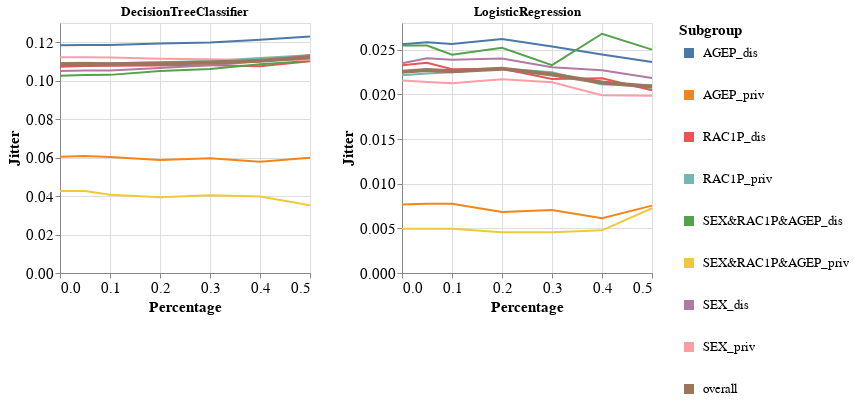

Notebook source saved alongside this figure:
### Markdown cell above
### Specific subgroup metric per dataset and multiple models

### Code cell
visualizer.create_subgroups_grid_pct_lines_per_model_plot(subgroup_metric='Jitter',
                                                          target_preprocessing_technique=PREPROCESSING_TECHNIQUES[1],
                                                          model_names=MODEL_NAMES)

### Figure 1 — Vega-Lite specification as saved in the notebook (floating-point values rounded to 4 significant figures)
{"config": {"view": {"continuousWidth": 400, "continuousHeight": 300}, "axis": {"labelFontSize": 15, "titleFontSize": 15}, "legend": {"labelFontSize": 13, "symbolStrokeWidth": 10, "titleFontSize": 15}}, "vconcat": [{"hconcat": [{"mark": "line", "encoding": {"color": {"field": "Subgroup", "type": "nominal"}, "strokeWidth": {"condition": {"value": 4, "test": "datum.Subgroup == 'overall'"}, "value": 2}, "x": {"field": "Percentage", "type": "quantitative"}, "y": {"field": "Metric_Value", "title": "Jitter", "type": "quantitative"}}, "height": 250, "title": "DecisionTreeClassifier", "width": 250}, {"data": {"name": "data-dc5a88b12f81e17f223bc9a10eed566d"}, "mark": "line", "encoding": {"color": {"field": "Subgroup", "type": "nominal"}, "strokeWidth": {"condition": {"value": 4, "test": "datum.Subgroup == 'overall'"}, "value": 2}, "x": {"field": "Percentage", "type": "quantitative"}, "y": {"field": "Metric_Value", "title": "Jitter", "type": "quantitative"}}, "height": 250, "title": "LogisticRegression", "width": 250}]}], "data": {"name": "data-1996077b29dab19c8a82fb0879a4dcf4"}, "$schema": "https://vega.github.io/schema/vega-lite/v4.17.0.json", "datasets": {"data-1996077b29dab19c8a82fb0879a4dcf4": [{"Model_Name": "DecisionTreeClassifier", "Test_Set_Index": 0.0, "Metric": "Jitter", "Subgroup": "AGEP_dis", "Num_Estimators": 10.0, "Metric_Value": 0.1184, "Percentage": 0.0}, {"Model_Name": "DecisionTreeClassifier", "Test_Set_Index": 0.0, "Metric": "Jitter", "Subgroup": "AGEP_priv", "Num_Estimators": 10.0, "Metric_Value": 0.06042, "Percentage": 0.0}, {"Model_Name": "DecisionTreeClassifier", "Test_Set_Index": 0.0, "Metric": "Jitter", "Subgroup": "RAC1P_dis", "Num_Estimators": 10.0, "Metric_Value": 0.1072, "Percentage": 0.0}, {"Model_Name": "DecisionTreeClassifier", "Test_Set_Index": 0.0, "Metric": "Jitter", "Subgroup": "RAC1P_priv", "Num_Estimators": 10.0, "Metric_Value": 0.1092, "Percentage": 0.0}, {"Model_Name": "DecisionTreeClassifier", "Test_Set_Index": 0.0, "Metric": "Jitter", "Subgroup": "SEX&RAC1P&AGEP_dis", "Num_Estimators": 10.0, "Metric_Value": 0.1026, "Percentage": 0.0}, {"Model_Name": "DecisionTreeClassifier", "Test_Set_Index": 0.0, "Metric": "Jitter", "Subgroup": "SEX&RAC1P&AGEP_priv", "Num_Estimators": 10.0, "Metric_Value": 0.04268, "Percentage": 0.0}, {"Model_Name": "DecisionTreeClassifier", "Test_Set_Index": 0.0, "Metric": "Jitter", "Subgroup": "SEX_dis", "Num_Estimators": 10.0, "Metric_Value": 0.105, "Percentage": 0.0}, {"Model_Name": "DecisionTreeClassifier", "Test_Set_Index": 0.0, "Metric": "Jitter", "Subgroup": "SEX_priv", "Num_Estimators": 10.0, "Metric_Value": 0.1121, "Percentage": 0.0}, {"Model_Name": "DecisionTreeClassifier", "Test_Set_Index": 0.0, "Metric": "Jitter", "Subgroup": "overall", "Num_Estimators": 10.0, "Metric_Value": 0.1085, "Percentage": 0.0}, {"Model_Name": "DecisionTreeClassifier", "Test_Set_Index": 1.0, "Metric": "Jitter", "Subgroup": "AGEP_dis", "Num_Estimators": 10.0, "Metric_Value": 0.1186, "Percentage": 0.05}, {"Model_Name": "DecisionTreeClassifier", "Test_Set_Index": 1.0, "Metric": "Jitter", "Subgroup": "AGEP_priv", "Num_Estimators": 10.0, "Metric_Value": 0.0609, "Percentage": 0.05}, {"Model_Name": "DecisionTreeClassifier", "Test_Set_Index": 1.0, "Metric": "Jitter", "Subgroup": "RAC1P_dis", "Num_Estimators": 10.0, "Metric_Value": 0.1076, "Percentage": 0.05}, {"Model_Name": "DecisionTreeClassifier", "Test_Set_Index": 1.0, "Metric": "Jitter", "Subgroup": "RAC1P_priv", "Num_Estimators": 10.0, "Metric_Value": 0.1093, "Percentage": 0.05}, {"Model_Name": "DecisionTreeClassifier", "Test_Set_Index": 1.0, "Metric": "Jitter", "Subgroup": "SEX&RAC1P&AGEP_dis", "Num_Estimators": 10.0, "Metric_Value": 0.103, "Percentage": 0.05}, {"Model_Name": "DecisionTreeClassifier", "Test_Set_Index": 1.0, "Metric": "Jitter", "Subgroup": "SEX&RAC1P&AGEP_priv", "Num_Estimators": 10.0, "Metric_Value": 0.04268, "Percentage": 0.05}, {"Model_Name": "DecisionTreeClassifier", "Test_Set_Index": 1.0, "Metric": "Jitter", "Subgroup": "SEX_dis", "Num_Estimators": 10.0, "Metric_Value": 0.1053, "Percentage": 0.05}, {"Model_Name": "DecisionTreeClassifier", "Test_Set_Index": 1.0, "Metric": "Jitter", "Subgroup": "SEX_priv", "Num_Estimators": 10.0, "Metric_Value": 0.1123, "Percentage": 0.05}, {"Model_Name": "DecisionTreeClassifier", "Test_Set_Index": 1.0, "Metric": "Jitter", "Subgroup": "overall", "Num_Estimators": 10.0, "Metric_Value": 0.1087, "Percentage": 0.05}, {"Model_Name": "DecisionTreeClassifier", "Test_Set_Index": 2.0, "Metric": "Jitter", "Subgroup": "AGEP_dis", "Num_Estimators": 10.0, "Metric_Value": 0.1186, "Percentage": 0.1}, {"Model_Name": "DecisionTreeClassifier", "Test_Set_Index": 2.0, "Metric": "Jitter", "Subgroup": "AGEP_priv", "Num_Estimators": 10.0, "Metric_Value": 0.06027, "Percentage": 0.1}, {"Model_Name": "DecisionTreeClassifier", "Test_Set_Index": 2.0, "Metric": "Jitter", "Subgroup": "RAC1P_dis", "Num_Estimators": 10.0, "Metric_Value": 0.1077, "Percentage": 0.1}, {"Model_Name": "DecisionTreeClassifier", "Test_Set_Index": 2.0, "Metric": "Jitter", "Subgroup": "RAC1P_priv", "Num_Estimators": 10.0, "Metric_Value": 0.109, "Percentage": 0.1}, {"Model_Name": "DecisionTreeClassifier", "Test_Set_Index": 2.0, "Metric": "Jitter", "Subgroup": "SEX&RAC1P&AGEP_dis", "Num_Estimators": 10.0, "Metric_Value": 0.103, "Percentage": 0.1}, {"Model_Name": "DecisionTreeClassifier", "Test_Set_Index": 2.0, "Metric": "Jitter", "Subgroup": "SEX&RAC1P&AGEP_priv", "Num_Estimators": 10.0, "Metric_Value": 0.04067, "Percentage": 0.1}, {"Model_Name": "DecisionTreeClassifier", "Test_Set_Index": 2.0, "Metric": "Jitter", "Subgroup": "SEX_dis", "Num_Estimators": 10.0, "Metric_Value": 0.1053, "Percentage": 0.1}, {"Model_Name": "DecisionTreeClassifier", "Test_Set_Index": 2.0, "Metric": "Jitter", "Subgroup": "SEX_priv", "Num_Estimators": 10.0, "Metric_Value": 0.112, "Percentage": 0.1}, {"Model_Name": "DecisionTreeClassifier", "Test_Set_Index": 2.0, "Metric": "Jitter", "Subgroup": "overall", "Num_Estimators": 10.0, "Metric_Value": 0.1086, "Percentage": 0.1}, {"Model_Name": "DecisionTreeClassifier", "Test_Set_Index": 3.0, "Metric": "Jitter", "Subgroup": "AGEP_dis", "Num_Estimators": 10.0, "Metric_Value": 0.1194, "Percentage": 0.2}, {"Model_Name": "DecisionTreeClassifier", "Test_Set_Index": 3.0, "Metric": "Jitter", "Subgroup": "AGEP_priv", "Num_Estimators": 10.0, "Metric_Value": 0.05882, "Percentage": 0.2}, {"Model_Name": "DecisionTreeClassifier", "Test_Set_Index": 3.0, "Metric": "Jitter", "Subgroup": "RAC1P_dis", "Num_Estimators": 10.0, "Metric_Value": 0.1079, "Percentage": 0.2}, {"Model_Name": "DecisionTreeClassifier", "Test_Set_Index": 3.0, "Metric": "Jitter", "Subgroup": "RAC1P_priv", "Num_Estimators": 10.0, "Metric_Value": 0.1095, "Percentage": 0.2}, {"Model_Name": "DecisionTreeClassifier", "Test_Set_Index": 3.0, "Metric": "Jitter", "Subgroup": "SEX&RAC1P&AGEP_dis", "Num_Estimators": 10.0, "Metric_Value": 0.1051, "Percentage": 0.2}, {"Model_Name": "DecisionTreeClassifier", "Test_Set_Index": 3.0, "Metric": "Jitter", "Subgroup": "SEX&RAC1P&AGEP_priv", "Num_Estimators": 10.0, "Metric_Value": 0.03941, "Percentage": 0.2}, {"Model_Name": "DecisionTreeClassifier", "Test_Set_Index": 3.0, "Metric": "Jitter", "Subgroup": "SEX_dis", "Num_Estimators": 10.0, "Metric_Value": 0.1067, "Percentage": 0.2}, {"Model_Name": "DecisionTreeClassifier", "Test_Set_Index": 3.0, "Metric": "Jitter", "Subgroup": "SEX_priv", "Num_Estimators": 10.0, "Metric_Value": 0.1114, "Percentage": 0.2}, {"Model_Name": "DecisionTreeClassifier", "Test_Set_Index": 3.0, "Metric": "Jitter", "Subgroup": "overall", "Num_Estimators": 10.0, "Metric_Value": 0.109, "Percentage": 0.2}, {"Model_Name": "DecisionTreeClassifier", "Test_Set_Index": 4.0, "Metric": "Jitter", "Subgroup": "AGEP_dis", "Num_Estimators": 10.0, "Metric_Value": 0.1198, "Percentage": 0.3}, {"Model_Name": "DecisionTreeClassifier", "Test_Set_Index": 4.0, "Metric": "Jitter", "Subgroup": "AGEP_priv", "Num_Estimators": 10.0, "Metric_Value": 0.05967, "Percentage": 0.3}, {"Model_Name": "DecisionTreeClassifier", "Test_Set_Index": 4.0, "Metric": "Jitter", "Subgroup": "RAC1P_dis", "Num_Estimators": 10.0, "Metric_Value": 0.108, "Percentage": 0.3}, {"Model_Name": "DecisionTreeClassifier", "Test_Set_Index": 4.0, "Metric": "Jitter", "Subgroup": "RAC1P_priv", "Num_Estimators": 10.0, "Metric_Value": 0.1103, "Percentage": 0.3}, {"Model_Name": "DecisionTreeClassifier", "Test_Set_Index": 4.0, "Metric": "Jitter", "Subgroup": "SEX&RAC1P&AGEP_dis", "Num_Estimators": 10.0, "Metric_Value": 0.1061, "Percentage": 0.3}, {"Model_Name": "DecisionTreeClassifier", "Test_Set_Index": 4.0, "Metric": "Jitter", "Subgroup": "SEX&RAC1P&AGEP_priv", "Num_Estimators": 10.0, "Metric_Value": 0.04042, "Percentage": 0.3}, {"Model_Name": "DecisionTreeClassifier", "Test_Set_Index": 4.0, "Metric": "Jitter", "Subgroup": "SEX_dis", "Num_Estimators": 10.0, "Metric_Value": 0.108, "Percentage": 0.3}, {"Model_Name": "DecisionTreeClassifier", "Test_Set_Index": 4.0, "Metric": "Jitter", "Subgroup": "SEX_priv", "Num_Estimators": 10.0, "Metric_Value": 0.1111, "Percentage": 0.3}, {"Model_Name": "DecisionTreeClassifier", "Test_Set_Index": 4.0, "Metric": "Jitter", "Subgroup": "overall", "Num_Estimators": 10.0, "Metric_Value": 0.1095, "Percentage": 0.3}, {"Model_Name": "DecisionTreeClassifier", "Test_Set_Index": 5.0, "Metric": "Jitter", "Subgroup": "AGEP_dis", "Num_Estimators": 10.0, "Metric_Value": 0.1212, "Percentage": 0.4}, {"Model_Name": "DecisionTreeClassifier", "Test_Set_Index": 5.0, "Metric": "Jitter", "Subgroup": "AGEP_priv", "Num_Estimators": 10.0, "Metric_Value": 0.05782, "Percentage": 0.4}, {"Model_Name": "DecisionTreeClassifier", "Test_Set_Index": 5.0, "Metric": "Jitter", "Subgroup": "RAC1P_dis", "Num_Estimators": 10.0, "Metric_Value": 0.1076, "Percentage": 0.4}, {"Model_Name": "DecisionTreeClassifier", "Test_Set_Index": 5.0, "Metric": "Jitter", "Subgroup": "RAC1P_priv", "Num_Estimators": 10.0, "Metric_Value": 0.1118, "Percentage": 0.4}, {"Model_Name": "DecisionTreeClassifier", "Test_Set_Index": 5.0, "Metric": "Jitter", "Subgroup": "SEX&RAC1P&AGEP_dis", "Num_Estimators": 10.0, "Metric_Value": 0.1086, "Percentage": 0.4}, {"Model_Name": "DecisionTreeClassifier", "Test_Set_Index": 5.0, "Metric": "Jitter", "Subgroup": "SEX&RAC1P&AGEP_priv", "Num_Estimators": 10.0, "Metric_Value": 0.03979, "Percentage": 0.4}, {"Model_Name": "DecisionTreeClassifier", "Test_Set_Index": 5.0, "Metric": "Jitter", "Subgroup": "SEX_dis", "Num_Estimators": 10.0, "Metric_Value": 0.1101, "Percentage": 0.4}, {"Model_Name": "DecisionTreeClassifier", "Test_Set_Index": 5.0, "Metric": "Jitter", "Subgroup": "SEX_priv", "Num_Estimators": 10.0, "Metric_Value": 0.1106, "Percentage": 0.4}, {"Model_Name": "DecisionTreeClassifier", "Test_Set_Index": 5.0, "Metric": "Jitter", "Subgroup": "overall", "Num_Estimators": 10.0, "Metric_Value": 0.1104, "Percentage": 0.4}, {"Model_Name": "DecisionTreeClassifier", "Test_Set_Index": 6.0, "Metric": "Jitter", "Subgroup": "AGEP_dis", "Num_Estimators": 10.0, "Metric_Value": 0.123, "Percentage": 0.5}, {"Model_Name": "DecisionTreeClassifier", "Test_Set_Index": 6.0, "Metric": "Jitter", "Subgroup": "AGEP_priv", "Num_Estimators": 10.0, "Metric_Value": 0.05991, "Percentage": 0.5}, {"Model_Name": "DecisionTreeClassifier", "Test_Set_Index": 6.0, "Metric": "Jitter", "Subgroup": "RAC1P_dis", "Num_Estimators": 10.0, "Metric_Value": 0.1101, "Percentage": 0.5}, {"Model_Name": "DecisionTreeClassifier", "Test_Set_Index": 6.0, "Metric": "Jitter", "Subgroup": "RAC1P_priv", "Num_Estimators": 10.0, "Metric_Value": 0.1133, "Percentage": 0.5}, {"Model_Name": "DecisionTreeClassifier", "Test_Set_Index": 6.0, "Metric": "Jitter", "Subgroup": "SEX&RAC1P&AGEP_dis", "Num_Estimators": 10.0, "Metric_Value": 0.1103, "Percentage": 0.5}, {"Model_Name": "DecisionTreeClassifier", "Test_Set_Index": 6.0, "Metric": "Jitter", "Subgroup": "SEX&RAC1P&AGEP_priv", "Num_Estimators": 10.0, "Metric_Value": 0.03522, "Percentage": 0.5}, {"Model_Name": "DecisionTreeClassifier", "Test_Set_Index": 6.0, "Metric": "Jitter", "Subgroup": "SEX_dis", "Num_Estimators": 10.0, "Metric_Value": 0.1134, "Percentage": 0.5}, {"Model_Name": "DecisionTreeClassifier", "Test_Set_Index": 6.0, "Metric": "Jitter", "Subgroup": "SEX_priv", "Num_Estimators": 10.0, "Metric_Value": 0.1109, "Percentage": 0.5}, {"Model_Name": "DecisionTreeClassifier", "Test_Set_Index": 6.0, "Metric": "Jitter", "Subgroup": "overall", "Num_Estimators": 10.0, "Metric_Value": 0.1122, "Percentage": 0.5}], "data-dc5a88b12f81e17f223bc9a10eed566d": [{"Model_Name": "LogisticRegression", "Test_Set_Index": 0.0, "Metric": "Jitter", "Subgroup": "AGEP_dis", "Num_Estimators": 10.0, "Metric_Value": 0.02561, "Percentage": 0.0}, {"Model_Name": "LogisticRegression", "Test_Set_Index": 0.0, "Metric": "Jitter", "Subgroup": "AGEP_priv", "Num_Estimators": 10.0, "Metric_Value": 0.007675, "Percentage": 0.0}, {"Model_Name": "LogisticRegression", "Test_Set_Index": 0.0, "Metric": "Jitter", "Subgroup": "RAC1P_dis", "Num_Estimators": 10.0, "Metric_Value": 0.02328, "Percentage": 0.0}, {"Model_Name": "LogisticRegression", "Test_Set_Index": 0.0, "Metric": "Jitter", "Subgroup": "RAC1P_priv", "Num_Estimators": 10.0, "Metric_Value": 0.02216, "Percentage": 0.0}, {"Model_Name": "LogisticRegression", "Test_Set_Index": 0.0, "Metric": "Jitter", "Subgroup": "SEX&RAC1P&AGEP_dis", "Num_Estimators": 10.0, "Metric_Value": 0.02547, "Percentage": 0.0}, {"Model_Name": "LogisticRegression", "Test_Set_Index": 0.0, "Metric": "Jitter", "Subgroup": "SEX&RAC1P&AGEP_priv", "Num_Estimators": 10.0, "Metric_Value": 0.004948, "Percentage": 0.0}, {"Model_Name": "LogisticRegression", "Test_Set_Index": 0.0, "Metric": "Jitter", "Subgroup": "SEX_dis", "Num_Estimators": 10.0, "Metric_Value": 0.02348, "Percentage": 0.0}, {"Model_Name": "LogisticRegression", "Test_Set_Index": 0.0, "Metric": "Jitter", "Subgroup": "SEX_priv", "Num_Estimators": 10.0, "Metric_Value": 0.02155, "Percentage": 0.0}, {"Model_Name": "LogisticRegression", "Test_Set_Index": 0.0, "Metric": "Jitter", "Subgroup": "overall", "Num_Estimators": 10.0, "Metric_Value": 0.02254, "Percentage": 0.0}, {"Model_Name": "LogisticRegression", "Test_Set_Index": 1.0, "Metric": "Jitter", "Subgroup": "AGEP_dis", "Num_Estimators": 10.0, "Metric_Value": 0.02585, "Percentage": 0.05}, {"Model_Name": "LogisticRegression", "Test_Set_Index": 1.0, "Metric": "Jitter", "Subgroup": "AGEP_priv", "Num_Estimators": 10.0, "Metric_Value": 0.007766, "Percentage": 0.05}, {"Model_Name": "LogisticRegression", "Test_Set_Index": 1.0, "Metric": "Jitter", "Subgroup": "RAC1P_dis", "Num_Estimators": 10.0, "Metric_Value": 0.02354, "Percentage": 0.05}, {"Model_Name": "LogisticRegression", "Test_Set_Index": 1.0, "Metric": "Jitter", "Subgroup": "RAC1P_priv", "Num_Estimators": 10.0, "Metric_Value": 0.02234, "Percentage": 0.05}, {"Model_Name": "LogisticRegression", "Test_Set_Index": 1.0, "Metric": "Jitter", "Subgroup": "SEX&RAC1P&AGEP_dis", "Num_Estimators": 10.0, "Metric_Value": 0.02547, "Percentage": 0.05}, {"Model_Name": "LogisticRegression", "Test_Set_Index": 1.0, "Metric": "Jitter", "Subgroup": "SEX&RAC1P&AGEP_priv", "Num_Estimators": 10.0, "Metric_Value": 0.004948, "Percentage": 0.05}, {"Model_Name": "LogisticRegression", "Test_Set_Index": 1.0, "Metric": "Jitter", "Subgroup": "SEX_dis", "Num_Estimators": 10.0, "Metric_Value": 0.02404, "Percentage": 0.05}, {"Model_Name": "LogisticRegression", "Test_Set_Index": 1.0, "Metric": "Jitter", "Subgroup": "SEX_priv", "Num_Estimators": 10.0, "Metric_Value": 0.0214, "Percentage": 0.05}, {"Model_Name": "LogisticRegression", "Test_Set_Index": 1.0, "Metric": "Jitter", "Subgroup": "overall", "Num_Estimators": 10.0, "Metric_Value": 0.02275, "Percentage": 0.05}, {"Model_Name": "LogisticRegression", "Test_Set_Index": 2.0, "Metric": "Jitter", "Subgroup": "AGEP_dis", "Num_Estimators": 10.0, "Metric_Value": 0.02566, "Percentage": 0.1}, {"Model_Name": "LogisticRegression", "Test_Set_Index": 2.0, "Metric": "Jitter", "Subgroup": "AGEP_priv", "Num_Estimators": 10.0, "Metric_Value": 0.007766, "Percentage": 0.1}, {"Model_Name": "LogisticRegression", "Test_Set_Index": 2.0, "Metric": "Jitter", "Subgroup": "RAC1P_dis", "Num_Estimators": 10.0, "Metric_Value": 0.02283, "Percentage": 0.1}, {"Model_Name": "LogisticRegression", "Test_Set_Index": 2.0, "Metric": "Jitter", "Subgroup": "RAC1P_priv", "Num_Estimators": 10.0, "Metric_Value": 0.02247, "Percentage": 0.1}, {"Model_Name": "LogisticRegression", "Test_Set_Index": 2.0, "Metric": "Jitter", "Subgroup": "SEX&RAC1P&AGEP_dis", "Num_Estimators": 10.0, "Metric_Value": 0.02445, "Percentage": 0.1}, {"Model_Name": "LogisticRegression", "Test_Set_Index": 2.0, "Metric": "Jitter", "Subgroup": "SEX&RAC1P&AGEP_priv", "Num_Estimators": 10.0, "Metric_Value": 0.004948, "Percentage": 0.1}, {"Model_Name": "LogisticRegression", "Test_Set_Index": 2.0, "Metric": "Jitter", "Subgroup": "SEX_dis", "Num_Estimators": 10.0, "Metric_Value": 0.02388, "Percentage": 0.1}, {"Model_Name": "LogisticRegression", "Test_Set_Index": 2.0, "Metric": "Jitter", "Subgroup": "SEX_priv", "Num_Estimators": 10.0, "Metric_Value": 0.02125, "Percentage": 0.1}, {"Model_Name": "LogisticRegression", "Test_Set_Index": 2.0, "Metric": "Jitter", "Subgroup": "overall", "Num_Estimators": 10.0, "Metric_Value": 0.02259, "Percentage": 0.1}, {"Model_Name": "LogisticRegression", "Test_Set_Index": 3.0, "Metric": "Jitter", "Subgroup": "AGEP_dis", "Num_Estimators": 10.0, "Metric_Value": 0.02621, "Percentage": 0.2}, {"Model_Name": "LogisticRegression", "Test_Set_Index": 3.0, "Metric": "Jitter", "Subgroup": "AGEP_priv", "Num_Estimators": 10.0, "Metric_Value": 0.006846, "Percentage": 0.2}, {"Model_Name": "LogisticRegression", "Test_Set_Index": 3.0, "Metric": "Jitter", "Subgroup": "RAC1P_dis", "Num_Estimators": 10.0, "Metric_Value": 0.02288, "Percentage": 0.2}, {"Model_Name": "LogisticRegression", "Test_Set_Index": 3.0, "Metric": "Jitter", "Subgroup": "RAC1P_priv", "Num_Estimators": 10.0, "Metric_Value": 0.02289, "Percentage": 0.2}, {"Model_Name": "LogisticRegression", "Test_Set_Index": 3.0, "Metric": "Jitter", "Subgroup": "SEX&RAC1P&AGEP_dis", "Num_Estimators": 10.0, "Metric_Value": 0.02523, "Percentage": 0.2}, {"Model_Name": "LogisticRegression", "Test_Set_Index": 3.0, "Metric": "Jitter", "Subgroup": "SEX&RAC1P&AGEP_priv", "Num_Estimators": 10.0, "Metric_Value": 0.00457, "Percentage": 0.2}, {"Model_Name": "LogisticRegression", "Test_Set_Index": 3.0, "Metric": "Jitter", "Subgroup": "SEX_dis", "Num_Estimators": 10.0, "Metric_Value": 0.02403, "Percentage": 0.2}, {"Model_Name": "LogisticRegression", "Test_Set_Index": 3.0, "Metric": "Jitter", "Subgroup": "SEX_priv", "Num_Estimators": 10.0, "Metric_Value": 0.02171, "Percentage": 0.2}, {"Model_Name": "LogisticRegression", "Test_Set_Index": 3.0, "Metric": "Jitter", "Subgroup": "overall", "Num_Estimators": 10.0, "Metric_Value": 0.02289, "Percentage": 0.2}, {"Model_Name": "LogisticRegression", "Test_Set_Index": 4.0, "Metric": "Jitter", "Subgroup": "AGEP_dis", "Num_Estimators": 10.0, "Metric_Value": 0.02536, "Percentage": 0.3}, {"Model_Name": "LogisticRegression", "Test_Set_Index": 4.0, "Metric": "Jitter", "Subgroup": "AGEP_priv", "Num_Estimators": 10.0, "Metric_Value": 0.007053, "Percentage": 0.3}, {"Model_Name": "LogisticRegression", "Test_Set_Index": 4.0, "Metric": "Jitter", "Subgroup": "RAC1P_dis", "Num_Estimators": 10.0, "Metric_Value": 0.02172, "Percentage": 0.3}, {"Model_Name": "LogisticRegression", "Test_Set_Index": 4.0, "Metric": "Jitter", "Subgroup": "RAC1P_priv", "Num_Estimators": 10.0, "Metric_Value": 0.02248, "Percentage": 0.3}, {"Model_Name": "LogisticRegression", "Test_Set_Index": 4.0, "Metric": "Jitter", "Subgroup": "SEX&RAC1P&AGEP_dis", "Num_Estimators": 10.0, "Metric_Value": 0.02328, "Percentage": 0.3}, {"Model_Name": "LogisticRegression", "Test_Set_Index": 4.0, "Metric": "Jitter", "Subgroup": "SEX&RAC1P&AGEP_priv", "Num_Estimators": 10.0, "Metric_Value": 0.00457, "Percentage": 0.3}, {"Model_Name": "LogisticRegression", "Test_Set_Index": 4.0, "Metric": "Jitter", "Subgroup": "SEX_dis", "Num_Estimators": 10.0, "Metric_Value": 0.02305, "Percentage": 0.3}, {"Model_Name": "LogisticRegression", "Test_Set_Index": 4.0, "Metric": "Jitter", "Subgroup": "SEX_priv", "Num_Estimators": 10.0, "Metric_Value": 0.02137, "Percentage": 0.3}, {"Model_Name": "LogisticRegression", "Test_Set_Index": 4.0, "Metric": "Jitter", "Subgroup": "overall", "Num_Estimators": 10.0, "Metric_Value": 0.02222, "Percentage": 0.3}, {"Model_Name": "LogisticRegression", "Test_Set_Index": 5.0, "Metric": "Jitter", "Subgroup": "AGEP_dis", "Num_Estimators": 10.0, "Metric_Value": 0.02448, "Percentage": 0.4}, {"Model_Name": "LogisticRegression", "Test_Set_Index": 5.0, "Metric": "Jitter", "Subgroup": "AGEP_priv", "Num_Estimators": 10.0, "Metric_Value": 0.006145, "Percentage": 0.4}, {"Model_Name": "LogisticRegression", "Test_Set_Index": 5.0, "Metric": "Jitter", "Subgroup": "RAC1P_dis", "Num_Estimators": 10.0, "Metric_Value": 0.02181, "Percentage": 0.4}, {"Model_Name": "LogisticRegression", "Test_Set_Index": 5.0, "Metric": "Jitter", "Subgroup": "RAC1P_priv", "Num_Estimators": 10.0, "Metric_Value": 0.0211, "Percentage": 0.4}, {"Model_Name": "LogisticRegression", "Test_Set_Index": 5.0, "Metric": "Jitter", "Subgroup": "SEX&RAC1P&AGEP_dis", "Num_Estimators": 10.0, "Metric_Value": 0.0268, "Percentage": 0.4}, {"Model_Name": "LogisticRegression", "Test_Set_Index": 5.0, "Metric": "Jitter", "Subgroup": "SEX&RAC1P&AGEP_priv", "Num_Estimators": 10.0, "Metric_Value": 0.00478, "Percentage": 0.4}, {"Model_Name": "LogisticRegression", "Test_Set_Index": 5.0, "Metric": "Jitter", "Subgroup": "SEX_dis", "Num_Estimators": 10.0, "Metric_Value": 0.02271, "Percentage": 0.4}, {"Model_Name": "LogisticRegression", "Test_Set_Index": 5.0, "Metric": "Jitter", "Subgroup": "SEX_priv", "Num_Estimators": 10.0, "Metric_Value": 0.01992, "Percentage": 0.4}, {"Model_Name": "LogisticRegression", "Test_Set_Index": 5.0, "Metric": "Jitter", "Subgroup": "overall", "Num_Estimators": 10.0, "Metric_Value": 0.02134, "Percentage": 0.4}, {"Model_Name": "LogisticRegression", "Test_Set_Index": 6.0, "Metric": "Jitter", "Subgroup": "AGEP_dis", "Num_Estimators": 10.0, "Metric_Value": 0.02362, "Percentage": 0.5}, {"Model_Name": "LogisticRegression", "Test_Set_Index": 6.0, "Metric": "Jitter", "Subgroup": "AGEP_priv", "Num_Estimators": 10.0, "Metric_Value": 0.007546, "Percentage": 0.5}, {"Model_Name": "LogisticRegression", "Test_Set_Index": 6.0, "Metric": "Jitter", "Subgroup": "RAC1P_dis", "Num_Estimators": 10.0, "Metric_Value": 0.02047, "Percentage": 0.5}, {"Model_Name": "LogisticRegression", "Test_Set_Index": 6.0, "Metric": "Jitter", "Subgroup": "RAC1P_priv", "Num_Estimators": 10.0, "Metric_Value": 0.02107, "Percentage": 0.5}, {"Model_Name": "LogisticRegression", "Test_Set_Index": 6.0, "Metric": "Jitter", "Subgroup": "SEX&RAC1P&AGEP_dis", "Num_Estimators": 10.0, "Metric_Value": 0.02502, "Percentage": 0.5}, {"Model_Name": "LogisticRegression", "Test_Set_Index": 6.0, "Metric": "Jitter", "Subgroup": "SEX&RAC1P&AGEP_priv", "Num_Estimators": 10.0, "Metric_Value": 0.007254, "Percentage": 0.5}, {"Model_Name": "LogisticRegression", "Test_Set_Index": 6.0, "Metric": "Jitter", "Subgroup": "SEX_dis", "Num_Estimators": 10.0, "Metric_Value": 0.02185, "Percentage": 0.5}, {"Model_Name": "LogisticRegression", "Test_Set_Index": 6.0, "Metric": "Jitter", "Subgroup": "SEX_priv", "Num_Estimators": 10.0, "Metric_Value": 0.01984, "Percentage": 0.5}, {"Model_Name": "LogisticRegression", "Test_Set_Index": 6.0, "Metric": "Jitter", "Subgroup": "overall", "Num_Estimators": 10.0, "Metric_Value": 0.02087, "Percentage": 0.5}]}}
